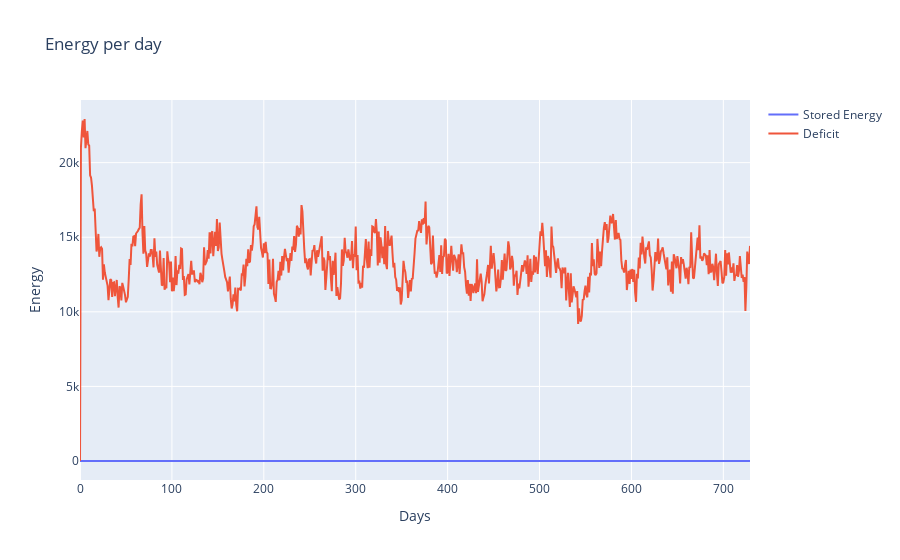

This figure's notebook cell:
### Code cell
# Running simulation without agent intervention and obtaining graphs

tmp = copy.deepcopy(thermoelectrics)
tmp_circuits = copy.deepcopy(circuits)


(
    working_thermoelectrics_without_strategy,
    deficit_per_day_without_strategy,
    stored_energy_without_strategy,
    circuits_without_strategy,
) = simulate(tmp, days, circuits=tmp_circuits, stored_energy=stored_energy)


working_thermoelectrics_without_strategy = [
    sum(x) for x in working_thermoelectrics_without_strategy
]


fig_without_heuristic = go.Figure()


fig_without_heuristic.add_trace(
    go.Scatter(
        x=list(range(0, days)),
        y=working_thermoelectrics_without_strategy,
        mode="lines",
    )
)


fig_without_heuristic.update_layout(
    title="Working thermoelectrics per day",
    xaxis_title="Days",
    yaxis_title="Working thermoelectrics",
)


fig_without_heuristic = go.Figure()

fig_without_heuristic.add_trace(
    go.Scatter(
        x=list(range(0, days)),
        y=stored_energy_without_strategy,
        mode="lines",
        name="Stored Energy",
    )
)
fig_without_heuristic.add_trace(
    go.Scatter(
        x=list(range(0, days)),
        y=deficit_per_day_without_strategy,
        mode="lines",
        name="Deficit",
    )
)

fig_without_heuristic.update_layout(
    title="Energy per day",
    xaxis_title="Days",
    yaxis_title="Energy",
)


fig_without_heuristic.show()

### Figure 1 — Plotly figure (JSON) as saved in the notebook; plotly's stock layout.template omitted (floating-point values rounded to 4 significant figures; data arrays with more than 128 entries replaced by an {"elided": "..."} marker saying what was removed)
{"data": [{"mode": "lines", "name": "Stored Energy", "type": "scatter", "x": {"elided": "730 int values"}, "y": {"elided": "731 int values"}}, {"mode": "lines", "name": "Deficit", "type": "scatter", "x": {"elided": "730 int values"}, "y": {"elided": "731 float values"}}], "layout": {"title": {"text": "Energy per day"}, "xaxis": {"title": {"text": "Days"}}, "yaxis": {"title": {"text": "Energy"}}}}
